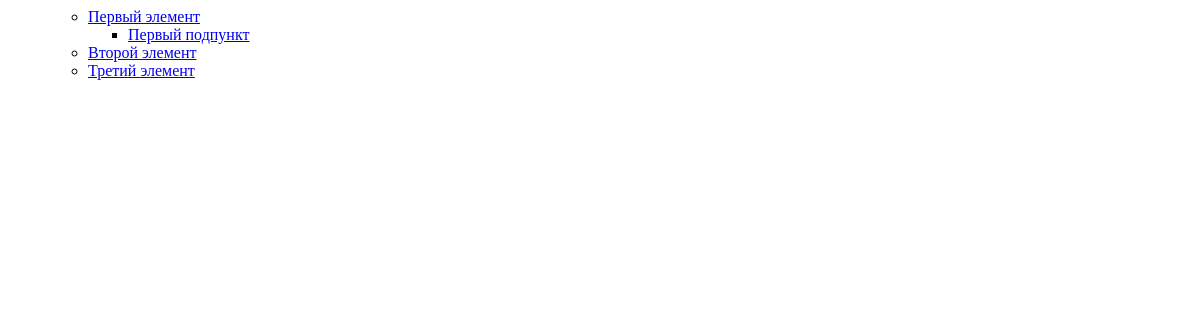
Before: / with the older database file.
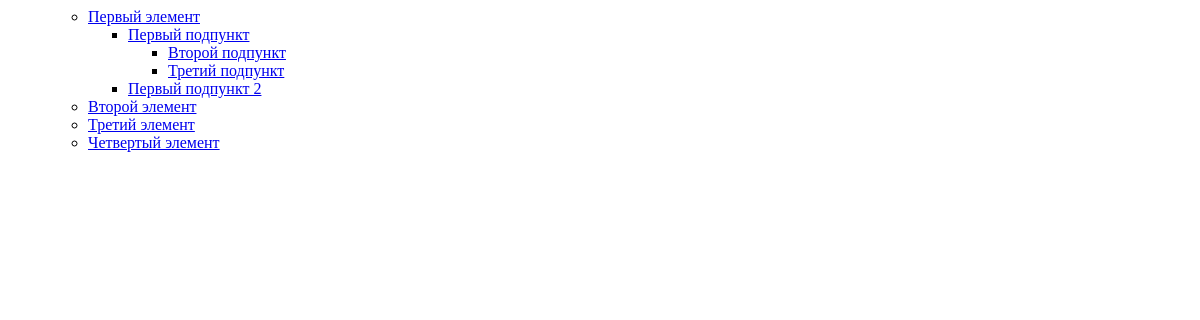
After: the same page with the newer database file.
### menu/models.py (models this page shows, shortened)
class MenuItem(models.Model):
    name = models.CharField(verbose_name='Название', max_length=100)
    url = models.CharField(verbose_name='Адрес ссылки', max_length=250)
    menu = models.ForeignKey(Menu, verbose_name='Меню', on_delete=models.CASCADE, blank=True, null=True)
    parent = models.ForeignKey('self', verbose_name='Родительский пункт меню', on_delete=models.CASCADE,
                               blank=True, null=True)
    level = models.PositiveSmallIntegerField(verbose_name='Уровень', default=1)
    position = models.PositiveSmallIntegerField(verbose_name='Позиция', default=1)
    def child_items(self):
        return MenuItem.objects.filter(parent=self).order_by('position')
    class Meta:
        verbose_name = "Menu item"
        verbose_name_plural = "Menu items"

### menu/views.py (the view)
# urls.py: url(r'^(?P<menu_item_url>[\w-]+)', menu.views.show_page, name='show_page'),
def menu(request):
	menu_items = MenuItem.objects.all()
	template = loader.get_template('menu/index.html')
	context = {
		'menu_items': menu_items,
	}
	return HttpResponse(template.render(context, request))

### menu/models.py (called while the page is built)
    def root_items(self):
        return MenuItem.objects.filter(menu=self, level=1).order_by('position')

### menu/templatetags/menu_tags.py (called while the page is built)
def draw_menu(context, menu_name):
    try:
        menu = Menu.objects.get(name=menu_name)
    except Menu.DoesNotExist:
        return context
    context['menu'] = menu
    context['menu_name'] = menu_name
    return context

def draw_menu_item(context, menu_item):
    context['menu_item'] = menu_item
    return context

### menu/templates/menu/index.html (shortened to what this page needs)
{% load menu_tags %}
<html>
	<body>
		<ul>
		{% draw_menu 'first-menu' %}
		</ul>
	</body>
</html>

### menu/templates/menu/menu.html
{% load menu_tags %}
<ul>
    {% for menu_item in menu.root_items %}
        {% draw_menu_item menu_item %}
    {% endfor %}
</ul>

### menu/templates/menu/menu_item.html
{% load menu_tags %}
{% if menu_item.child_items %}
    <li><a href="{{ menu_item.url }}">{{ menu_item.name }}</a>
        <ul>
            {% for child in menu_item.child_items %}
                {% draw_menu_item child %}
            {% endfor %}
        </ul>
    </li>
{% else %}
    <li><a href="{{ menu_item.url }}">{{ menu_item.name }}</a></li>
{% endif %}

Changed rows visible on the page:
changed MenuItem "Первый подпункт": url "http://ya.ru" → "111111" (drawn)
added MenuItem: name "Второй подпункт", shown under "Первый подпункт"
added MenuItem: name "Третий подпункт", shown under "Первый подпункт"
added MenuItem: name "Первый подпункт 2", shown under "Первый элемент"
added MenuItem: name "Четвертый элемент"
